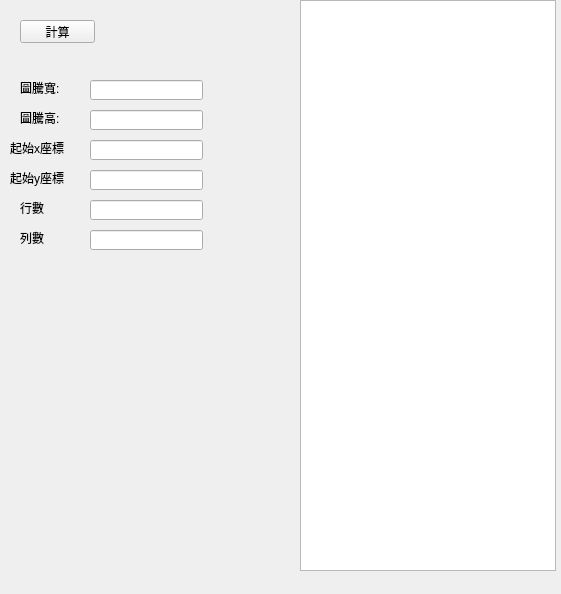
<?xml version="1.0" encoding="UTF-8"?>
<ui version="4.0">
 <class>Form</class>
 <widget class="QWidget" name="Form">
  <property name="geometry">
   <rect>
    <x>0</x>
    <y>0</y>
    <width>561</width>
    <height>594</height>
   </rect>
  </property>
  <property name="windowTitle">
   <string>PyQtPractice</string>
  </property>
  <widget class="QPushButton" name="pushButton">
   <property name="geometry">
    <rect>
     <x>20</x>
     <y>20</y>
     <width>75</width>
     <height>23</height>
    </rect>
   </property>
   <property name="text">
    <string>計算</string>
   </property>
  </widget>
  <widget class="QTextBrowser" name="textBrowser">
   <property name="geometry">
    <rect>
     <x>300</x>
     <y>0</y>
     <width>256</width>
     <height>571</height>
    </rect>
   </property>
  </widget>
  <widget class="QLabel" name="label">
   <property name="geometry">
    <rect>
     <x>20</x>
     <y>80</y>
     <width>51</width>
     <height>16</height>
    </rect>
   </property>
   <property name="text">
    <string>圖騰寬:</string>
   </property>
  </widget>
  <widget class="QLineEdit" name="symbolWidth">
   <property name="geometry">
    <rect>
     <x>90</x>
     <y>80</y>
     <width>113</width>
     <height>20</height>
    </rect>
   </property>
  </widget>
  <widget class="QLabel" name="label_2">
   <property name="geometry">
    <rect>
     <x>20</x>
     <y>110</y>
     <width>51</width>
     <height>16</height>
    </rect>
   </property>
   <property name="text">
    <string>圖騰高:</string>
   </property>
  </widget>
  <widget class="QLineEdit" name="symbolHeight">
   <property name="geometry">
    <rect>
     <x>90</x>
     <y>110</y>
     <width>113</width>
     <height>20</height>
    </rect>
   </property>
  </widget>
  <widget class="QLabel" name="label_3">
   <property name="geometry">
    <rect>
     <x>10</x>
     <y>140</y>
     <width>61</width>
     <height>16</height>
    </rect>
   </property>
   <property name="text">
    <string>起始x座標</string>
   </property>
  </widget>
  <widget class="QLabel" name="label_4">
   <property name="geometry">
    <rect>
     <x>10</x>
     <y>170</y>
     <width>61</width>
     <height>16</height>
    </rect>
   </property>
   <property name="text">
    <string>起始y座標</string>
   </property>
  </widget>
  <widget class="QLabel" name="label_5">
   <property name="geometry">
    <rect>
     <x>20</x>
     <y>200</y>
     <width>31</width>
     <height>16</height>
    </rect>
   </property>
   <property name="text">
    <string>行數</string>
   </property>
  </widget>
  <widget class="QLabel" name="label_6">
   <property name="geometry">
    <rect>
     <x>20</x>
     <y>230</y>
     <width>31</width>
     <height>16</height>
    </rect>
   </property>
   <property name="text">
    <string>列數</string>
   </property>
  </widget>
  <widget class="QLineEdit" name="initxPos">
   <property name="geometry">
    <rect>
     <x>90</x>
     <y>140</y>
     <width>113</width>
     <height>20</height>
    </rect>
   </property>
  </widget>
  <widget class="QLineEdit" name="inityPos">
   <property name="geometry">
    <rect>
     <x>90</x>
     <y>170</y>
     <width>113</width>
     <height>20</height>
    </rect>
   </property>
  </widget>
  <widget class="QLineEdit" name="col">
   <property name="geometry">
    <rect>
     <x>90</x>
     <y>200</y>
     <width>113</width>
     <height>20</height>
    </rect>
   </property>
  </widget>
  <widget class="QLineEdit" name="row">
   <property name="geometry">
    <rect>
     <x>90</x>
     <y>230</y>
     <width>113</width>
     <height>20</height>
    </rect>
   </property>
  </widget>
 </widget>
 <resources/>
 <connections/>
</ui>
